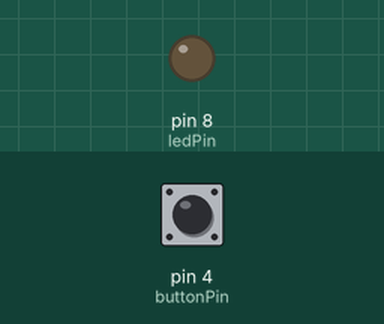
Bench run of a sketch on a simulated Arduino Uno, built with avr-gcc and run on an emulated ATmega328P. Parts: output pins drawn as LEDs (lit = HIGH). The test bench sets the inputs (shaded band); at power-on: pin 4 (buttonPin) HIGH.

Above: at 1.2 s.
1.3 s: pin 4 (buttonPin) pulled LOW for 0.15 s
At 2.5 s:
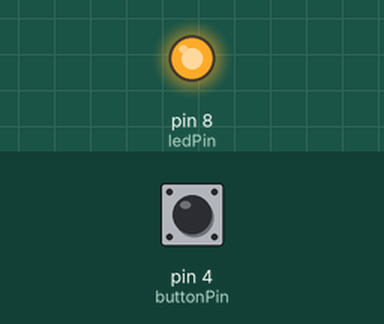
2.9 s: pin 4 (buttonPin) pulled LOW for 1 s
At 3.9 s:
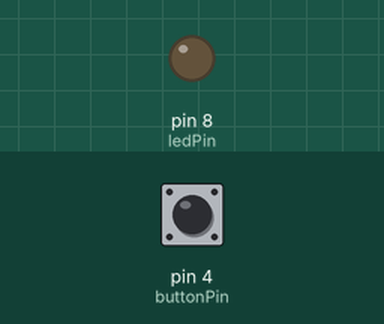
5.4 s: pin 4 (buttonPin) pulled LOW for 3.2 s
At 5.9 s:
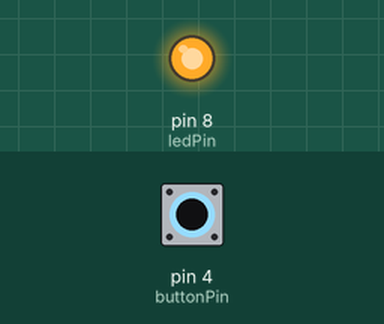
Timing chart, 0 to 8.4 s (numbered marks = the images above; inputs shaded):
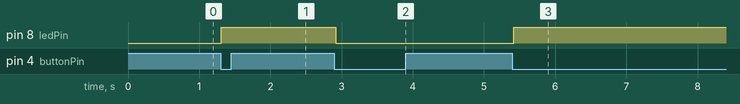

The sketch:

03-PassoPasso.ino
```cpp
/*Pulsante sul pin 4 comanda un led sul pin 8*/
//pin declare
char buttonPin=4;
char ledPin=8;
//variable declare
char buttonState=1;
char buttonState2=1;
char oldButtonState=1;
char ledState=0;
char oldLedState=1;

void setup() {
  // put your setup code here, to run once:
  pinMode(ledPin, OUTPUT);        //set the ledPin in output mode
  pinMode(buttonPin, INPUT_PULLUP);     //set the buttonPin in input mode with pullup
  //Serial.begin(9600);
}

void loop() {
  // put your main code here, to run repeatedly:
  /*=======================================
   * LETTURA INGRESSI
   =========================================*/
  ReadInput();
  /*=======================================
   * PROCESSI
   =========================================*/
  ProcessToExe();
  /*=======================================
   * SCRITTURA USCITE
   =========================================*/
  WriteOutput();
}

void ReadInput(){
  do {
  buttonState=digitalRead(buttonPin);     //read the state of the pin declared ad buttonPin
  delay(10);
  buttonState2=digitalRead(buttonPin);    //read again the state of the pin declared ad buttonPin after few milliseconds
  } while (buttonState!=buttonState2);    //if the 2 read are the same goes on else repeate the reading
}

void ProcessToExe(){
  if(buttonState==LOW && buttonState!=oldButtonState)    //if the program find an rising edge
    ledState=(ledState+1)%2;        //change the ledState
  oldButtonState=buttonState;     //save the current buttonState as oldbuttonState for the next cycle
}

void WriteOutput(){
  if(ledState!=oldLedState){     //if the state of the led need to change
    //Serial.println("1");
    digitalWrite(ledPin, ledState);     //set the pin declared as ledPin as variable ledState
    oldLedState=ledState;       //and save the current ledState as oldLedState for the next cycle
  }
}
```

Measured:
- after the input at 1.3 s, pin 8 (ledPin): LOW → HIGH at once
- after the input at 2.9 s, pin 8 (ledPin): HIGH → LOW at once
- after the input at 5.4 s, pin 8 (ledPin): LOW → HIGH at once
